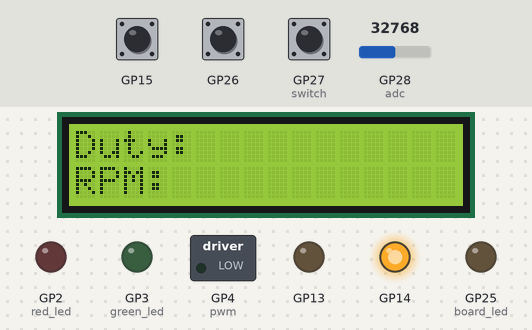
Simulated run of this program. Board: Raspberry Pi Pico running MicroPython. On the bench: 16×2 character LCD, switched loads named in the program (green lamp = pin HIGH), output pins drawn as LEDs (lit = HIGH). Inputs (shaded band) come from the test bench; at power-on: GP27 (switch) HIGH, GP28 (adc) = 32768, GP15 HIGH, GP26 HIGH (analog values on the 0–65535 scale). Threads take turns every 2 ms; library files of the repository ran but are not shown: pico_i2c_lcd.py; what the program prints to the serial console is not drawn.

Above: at 0.1 s.
1.4 s: GP27 (switch) pulled LOW for 0.15 s
At 2.8 s:
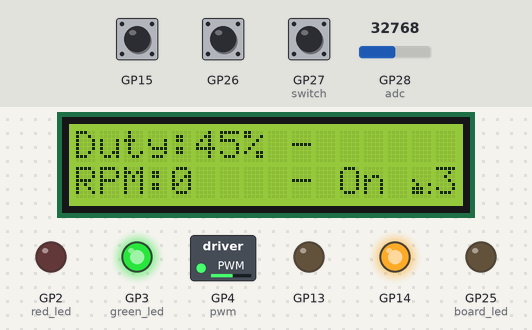
3.9 s: GP28 (adc) set to 19660
At 4.4 s:
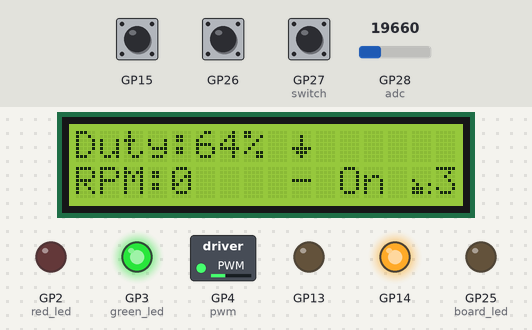
6.9 s: GP27 (switch) pulled LOW for 1 s
At 7.6 s:
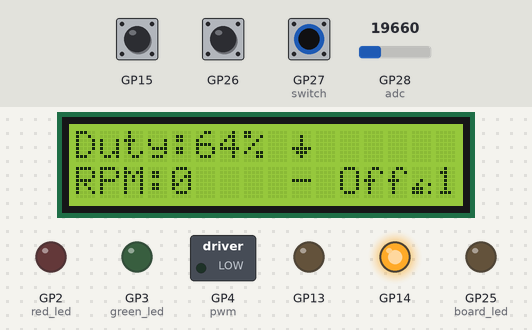
9.4 s: GP15 pulled LOW for 0.15 s
At 11.1 s:
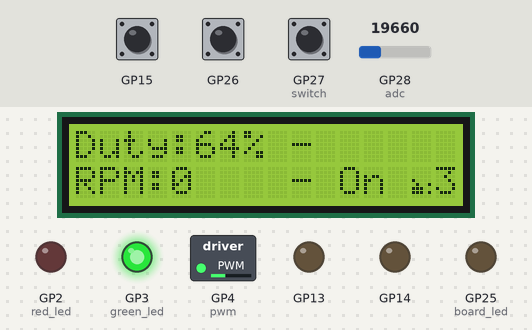
12.5 s: GP28 (adc) set to 7864
At 14.0 s:
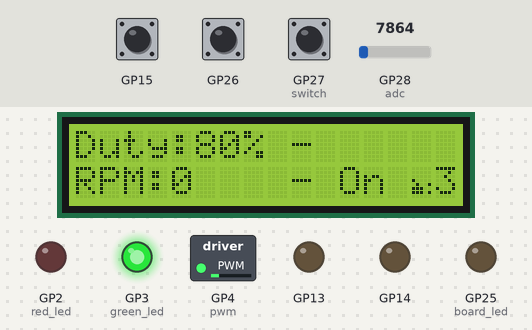
15.5 s: GP15 pulled LOW for 1 s
At 17.5 s:
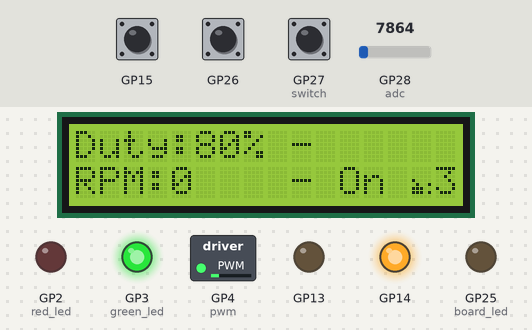
Timing chart, 0 to 19.0 s (numbered marks = the images above; inputs shaded):
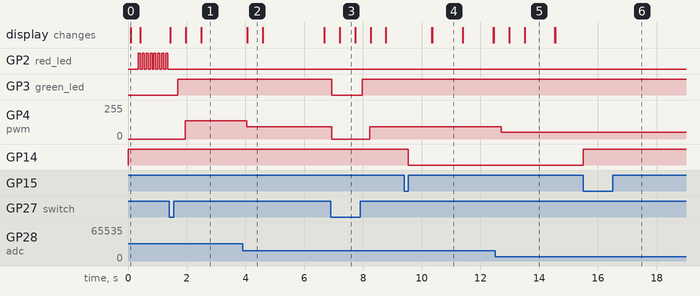

The program:

main.py
```python
import machine
import time
from machine import Pin, I2C, ADC, PWM, Signal
import uarray as array
from machine import WDT
from micropython import const
import _thread
import rp2
from rp2 import PIO, asm_pio
from pico_i2c_lcd import I2cLcd


pwm_freq = const(20)

machine.freq(133000000)
print("Current Frequency:" + str(machine.freq()))


def timed_function(f, *args, **kwargs):
    myname = str(f).split(' ')[1]

    def new_func(*args, **kwargs):
        t = time.ticks_us()
        result = f(*args, **kwargs)
        delta = time.ticks_diff(time.ticks_us(), t)
        print('Function {} Time = {:6.3f}ms'.format(myname, delta / 1000))
        return result

    return new_func


@asm_pio(sideset_init=PIO.OUT_HIGH)
def gate():
    """PIO to generate gate signal."""
    mov(x, osr)  # load gate time (in clock pulses) from osr
    wait(0, pin, 0)  # wait for input to go low
    wait(1, pin, 0)  # wait for input to go high - effectively giving us rising edge detection
    label("loopstart")
    jmp(x_dec, "loopstart").side(0)  # keep gate low for time programmed by setting x reg
    wait(0, pin, 0)  # wait for input to go low
    wait(1, pin, 0).side(1)  # set gate to high on rising edge
    irq(block, 0)  # set interrupt 0 flag and wait for system handler to service interrupt
    wait(1, irq, 4)  # wait for irq from clock counting state machine
    wait(1, irq, 5)  # wait for irq from pulse counting state machine


@asm_pio()
def clock_count():
    """PIO for counting clock pulses during gate low."""
    mov(x, osr)  # load x scratch with max value (2^32-1)
    wait(1, pin, 0)  # detect falling edge
    wait(0, pin, 0)  # of gate signal
    label("counter")
    jmp(pin, "output")  # as long as gate is low //
    jmp(x_dec, "counter")  # decrement x reg (counting every other clock cycle - have to multiply output value by 2)
    label("output")
    mov(isr, x)  # move clock count value to isr
    push()  # send data to FIFO
    irq(block, 4)  # set irq and wait for gate PIO to acknowledge


@asm_pio(sideset_init=PIO.OUT_HIGH)
def pulse_count():
    """PIO for counting incoming pulses during gate low."""
    mov(x, osr)  # load x scratch with max value (2^32-1)
    wait(1, pin, 0)
    wait(0, pin, 0).side(0)  # detect falling edge of gate
    label("counter")
    wait(0, pin, 1)  # wait for rising on pin 1
    wait(1, pin, 1)  # edge of input signal
    jmp(pin, "output")  # as long as gate is low //
    jmp(x_dec,
        "counter")  # decrement x req counting incoming pulses (probably will count one pulse less than it should - to be checked later)
    label("output")
    mov(isr, x).side(1)  # move pulse count value to isr and set pin to high to tell clock counting sm to stop counting
    push()  # send data to FIFO
    irq(block, 5)  # set irq and wait for gate PIO to acknowledge


def init_sm(freq, input_pin, gate_pin, pulse_fin_pin):
    """Starts state machines."""
    gate_pin.value(1)
    pulse_fin_pin.value(1)
    max_count = const((1 << 32) - 1)

    sm0 = rp2.StateMachine(0, gate, freq=freq, in_base=input_pin, sideset_base=gate_pin)
    sm0.put(freq)
    sm0.exec("pull()")

    sm1 = rp2.StateMachine(1, clock_count, freq=freq, in_base=gate_pin, jmp_pin=pulse_fin_pin)
    sm1.put(max_count)
    sm1.exec("pull()")

    sm2 = rp2.StateMachine(2, pulse_count, freq=freq, in_base=gate_pin, sideset_base=pulse_fin_pin, jmp_pin=gate_pin)
    sm2.put(max_count - 1)
    sm2.exec("pull()")

    sm1.active(1)
    sm2.active(1)
    sm0.active(1)

    return sm0, sm1, sm2


update_flag = False
data = array.array("I", [0, 0])


def counter_handler(sm):
    print("IRQ")
    global update_flag


    if not update_flag:
        sm0.put(133_000)
        sm0.exec("pull()")
        data[0] = sm1.get()  # clock count
        data[1] = sm2.get()  # pulse count

    update_flag = True
    return 0

# Blink LED state machine
@rp2.asm_pio(set_init=rp2.PIO.OUT_LOW)
def blink_rapid():
    set(pins, 0)
    wrap_target()
    set(pins, 1)   [31]
    nop()          [31]
    nop()          [31]
    nop()          [31]
    nop()          [31]
    set(pins, 0)   [31]
    nop()          [31]
    nop()          [31]
    nop()          [31]
    nop()          [31]
    wrap()

@rp2.asm_pio(set_init=rp2.PIO.OUT_LOW)
def blink_slowly():
    wrap_target()
    set(pins, 1)   [31]
    nop()          [31]
    nop()          [31]
    nop()          [31]
    nop()          [31]
    nop()[31]
    nop()[31]
    nop()[31]
    nop()[31]
    nop()[31]
    nop()[31]
    nop()[31]
    nop()[31]
    set(pins, 0)   [31]
    nop()          [31]
    nop()          [31]
    nop()          [31]
    nop()          [31]
    nop()[31]
    nop()[31]
    nop()[31]
    nop()[31]
    nop()[31]
    nop()[31]
    nop()[31]
    nop()[31]
    wrap()

@rp2.asm_pio(set_init=rp2.PIO.OUT_LOW)
def led_fade_on():
    set(pins, 1)

@rp2.asm_pio(set_init=rp2.PIO.OUT_LOW)
def led_fade_off():
    set(pins, 0)


# Initialize the state machines for RPM counting
sm0, sm1, sm2 = init_sm(133_000_000, Pin(15, Pin.IN, Pin.PULL_UP), Pin(14, Pin.OUT), Pin(13, Pin.OUT))
sm0.irq(counter_handler)


class Switch:
    def __init__(self, pin1, pin2):
        self.pin1 = Pin(pin1, Pin.IN, Pin.PULL_UP)
        self.pin2 = Pin(pin2, Pin.IN, Pin.PULL_UP)

    def switch_pos(self):

        if self.pin1.value() == 1 and self.pin2.value() == 1:
            return 2

        elif self.pin1.value() == 1 and self.pin2.value() == 0:
            return 3

        elif self.pin1.value() == 0 and self.pin2.value() == 1:
            return 1

        else:
            return -1


# Initialize LCD
i2c = I2C(0, sda=machine.Pin(0), scl=machine.Pin(1), freq=400000)
lcd = I2cLcd(i2c, 0x27, 2, 16)
lcd.clear()

# Initialize potentiometer
adc = ADC(Pin(28))
print("ADC Value: " + str(adc.read_u16()))

red_led = Pin(2, Pin.OUT)
green_led = Pin(3, Pin.OUT)
board_led = Pin(25, Pin.OUT)

# Switch
switch = Switch(27, 26)

# PWM for Motor
pwm = PWM(Pin(4))
pwm.freq(pwm_freq)
pwm.duty_u16(0)

e_stop_tripped_flag = False


# State machine for LED blinking and fading
red_blink_rapid = rp2.StateMachine(4, blink_rapid, freq=2400, set_base=red_led)
sm7 = rp2.StateMachine(7, led_fade_on, freq=2400, set_base=green_led)
sm6 = rp2.StateMachine(6, led_fade_off, freq=2401, set_base=green_led)

# def blink_red_rapid(state):
#     if state == 1:
#         red_blink_rapid.active(1)
#     else:
#         red_blink_rapid.active(0)


def fade_led(state):
    if state == 1:
        sm7.active(1)
        sm6.active(1)
    elif state == 2:
        sm7.active(1)
        sm6.active(0)
    else:
        sm7.active(0)
        sm6.active(1)

# def emergency_stop(pin):
#     global e_stop_tripped_flag
#     pwm.duty_u16(0)
#     fade_led(0)
#     red_blink_rapid.active(1)
#     # green_led.value(0)
#     lcd.clear()
#     lcd.putstr("Emergency Stop")
#     e_stop_tripped_flag = True


# Emergency stop
# emergency_stop_switch = Pin(6, Pin.IN, Pin.PULL_UP)
# emergency_stop_switch.irq(trigger=Pin.IRQ_FALLING, handler=emergency_stop)

def print_running_screen():
    lcd.clear()
    lcd.print_line_col_in_place(0, 0, "Duty:")
    lcd.print_line_col_in_place(1, 0, "RPM:")

    # lcd.print_line_col_in_place(0, 9, "|")
    # lcd.print_line_col_in_place(1, 9, "|")


def ramp_up_pwm(pwm_list, step_delay):
    global previous_set_duty
    print("Thread2: Ramping up Function")
    print("Thread2: PWM List: " + str(pwm_list))
    print("Thread2: Step Delay: " + str(step_delay))

    for i in pwm_list:
        if switch.switch_pos() == 1 or switch.switch_pos() == 2:
            break

        if not e_stop_tripped_flag:
            print("Thread2: New Duty: " + str(i))
            pwm.duty_u16(i)
            previous_set_duty = i
            time.sleep(step_delay)

    print("Thread2: Ramping up Function Complete")
    return 0


previous_set_duty = 0

def main():
    global update_flag, e_stop_tripped_flag, previous_set_duty

    print_running_screen()

    adc_value = 0
    duty_cycle = 0

    # LCD Refresh Rate
    lcd_refresh_time = 500
    lcd_start = time.ticks_ms()

    # Flag to prevent motor from starting when micro is powered on with switch in position 3
    switch_start_with_motor_on = True

    rpm_ramp_up_steps = const(4)
    rpm_ramp_up_step_time = const(1)
    ramp_up_function_enabled = False

    # History Variables
    # previous_set_duty = 0
    previous_rpm = 0


    # Define Custom Characters for LCD
    # 0 - up arrow
    # 1 - down arrow
    # 2 - Switch in position 3
    # 3 - Switch in position 2
    # 4 - Switch in position 1
    # 5 - E-Stop Tripped
    # 6 - E-Stop Not Tripped

    lcd.custom_char(0, bytearray([0b00000, 0b00100, 0b01110, 0b11111, 0b00100, 0b00100, 0b00100, 0b00000]))
    lcd.custom_char(1, bytearray([0b00000, 0b00100, 0b00100, 0b00100, 0b11111, 0b01110, 0b00100, 0b00000]))

    lcd.custom_char(2, bytearray([0b00000,0b00000,0b00000,0b10000,0b01001,0b11100,0b11101,0b00000])) # Switch in position 3
    lcd.custom_char(3, bytearray([0b00000,0b00000,0b00000,0b01000,0b01001,0b11100,0b11101,0b00000])) # Switch in position 2
    lcd.custom_char(4, bytearray([0b00000,0b00000,0b00000,0b00100,0b01001,0b11100,0b11101,0b00000])) # Switch in position 1

    while True:
        time.sleep(0.25) # Debug Delay Remove before Release

        # Todo check if rpm = 0 is needed in the while loop
        rpm = 0


        # Read RPM and switch.switch_pos() == 3
        if update_flag and not switch_start_with_motor_on:
            data[0] = sm1.get()  # clock count
            data[1] = sm2.get()  # pulse count
            clock_count = 2 * (max_count - data[0] + 1)  # 2 * (max count - clock count + 1)
            pulse_count = max_count - data[1]  # Max count - pulse count is the number of pulses counted
            freq = pulse_count * (133000208.6 / clock_count)
            rpm = int(freq / 6)
            print("RPM:   {}".format(rpm))
            update_flag = False

        # Read Potentiometer all the time
        # adc_value = adc.read_u16()
        adc_value = 65535 - adc.read_u16()
        adc_value = int(adc_value * 0.92)

        print("ADC Value: " + str(adc_value))

        # Read Potentiometer only if switch is in position 1 or 2
        # if switch.switch_pos() == 1 or switch.switch_pos() == 2:
        #     adc_value = 65535 - adc.read_u16()
        #     # print("ADC Value: " + str(adc_value))

        # If E Stop is not tripped, If tripped only mode 1 can reset it
        if not e_stop_tripped_flag:

            # Running mode.Motor is ON!,
            if switch.switch_pos() == 3 or switch.switch_pos() == 2:
                # Default Run Mode
                if not switch_start_with_motor_on:
                    print("Switch 3")
                    fade_led(0) # Turn off Green LED
                    fade_led(2) # Green LED ON Solid
                    red_blink_rapid.active(0) # Turn off Red LED Blinking

                    # Update the duty cycle on the display
                    duty_cycle = int((adc_value / 65535) * 100)
                    print("Duty Cycle: " + str(duty_cycle))

                    # Start Motor if at 0 rpm, ramp up to set point.
                    # Allows the motor controller to start up without adjusting the duty cycle
                    # This is to trick the treadmill motor to start up when set to a high duty cycle.
                    if rpm == 0 and ramp_up_function_enabled:
                        print("Ramping up")

                        adc_delta = adc_value / (rpm_ramp_up_steps - 1)
                        adc_step_list = [int(adc_delta * i) for i in range(rpm_ramp_up_steps)]
                        print("Adc Step Lists: " + str(adc_step_list))

                        # Ramp up PWM to set point in different thread to prevent blocking
                        thread_2 = _thread.start_new_thread(ramp_up_pwm, (adc_step_list, rpm_ramp_up_step_time))

                        previous_set_duty = adc_value


                        ramp_up_function_enabled = False

                    # Else just set duty cycle
                    else:
                        invert_adc = abs(65535 - adc_value)
                        pwm.duty_u16(invert_adc)
                        print("PWM Value: " + str(invert_adc))

                        # previous_set_duty = adc_value

                # If switch is in position 3 and the micro is powered on
                else:
                    red_blink_rapid.active(1)
                    lcd.clear()
                    lcd.print_line_col_in_place(0, 0, "Switch ")
                    lcd.print_char(0,7,chr(2))
                    lcd.print_line_col_in_place(0, 8, "3")
                    lcd.print_line_col_in_place(0, 9, "->")
                    lcd.print_char(0,12,chr(4))
                    lcd.print_line_col_in_place(0, 13, "1")
                    lcd.print_line_col_in_place(1, 0, "Move to Pos 1")

                    while True:
                        # Reset if switch is moved to position 1
                        if switch.switch_pos() == 1:
                            switch_start_with_motor_on = False
                            ramp_up_function_enabled = True

                            fade_led(0) # Turn off Green LED
                            red_blink_rapid.active(0) # Turn off Red LED Blinking

                            red_led.value(0) # Turn off Red LED

                            print_running_screen()
                            break


            # Adjusting mode. Motor is kept in last state,
            # Changing duty cycle is allowed in this mode
            # elif switch.switch_pos() == 2:
            #     print("Switch 2")
            #     # switch_start_with_motor_on = False
            #     fade_led(1)
            #     # green_led.value(0)
            #     # red_led.value(1)
            #     duty_cycle = int((adc_value / 65535) * 100)

                # pwm.duty_u16(0)

            # Safety mode. Motor is off
            elif switch.switch_pos() == 1:
                print("Switch 1")
                pwm.duty_u16(0)
                switch_start_with_motor_on = False
                ramp_up_function_enabled = True
                fade_led(0)
                # green_led.value(0)
                # red_led.value(0)
                duty_cycle = int((adc_value / 65535) * 100)


            # Update LCD every 500ms
            if time.ticks_diff(time.ticks_ms(), lcd_start) > lcd_refresh_time and not e_stop_tripped_flag:
                print("Updating LCD")

                # Print Mode and switch position on LCD
                if switch.switch_pos() == 1:
                    lcd.print_char(1,14,chr(4))
                    lcd.print_line_col_in_place(1, 15, "1")
                    lcd.print_line_col_in_place(1, 11, "Off")

                # elif switch.switch_pos() == 2:
                #     lcd.print_char(1, 14, chr(3))
                #     lcd.print_line_col_in_place(1, 15, "2")
                #     lcd.print_line_col_in_place(1, 11, "Adj")

                elif switch.switch_pos() == 3 or switch.switch_pos() == 2:

                    lcd.print_char(1, 14, chr(2))
                    lcd.print_line_col_in_place(1, 15, "3")
                    lcd.print_line_col_in_place(1, 13, " ")
                    lcd.print_line_col_in_place(1, 11, "On")

               # Print Duty Cycle on Display
                lcd.print_line_col_in_place(0, 5, "   ")
                lcd.print_line_col_in_place(0, 5, "%1.0f" % duty_cycle + "%")

                # If duty cycle changes update the change vector on the lcd
                if pwm.duty_u16() > previous_set_duty:
                    print(f"Duty Cycle Changed, prev: {previous_set_duty}, new: {pwm.duty_u16()}, diff: {pwm.duty_u16() - previous_set_duty}")
                    lcd.print_char(0, 9, chr(0))

                    # lcd.print_line_col_in_place(0, 0, "%1.0f" % pwm.duty_u16() + "%")
                    previous_set_duty = pwm.duty_u16()

                elif pwm.duty_u16()+1 < previous_set_duty:
                    print(f"Duty Cycle Changed, prev: {previous_set_duty}, new: {pwm.duty_u16()}, diff: {pwm.duty_u16()+1 - previous_set_duty}")
                    lcd.print_char(0, 9, chr(1))

                    # lcd.print_line_col_in_place(0, 0, "%1.0f" % pwm.duty_u16() + "%")
                    previous_set_duty = pwm.duty_u16()
                else:
                    lcd.print_line_col_in_place(0, 9, "-")

                # Print RPM Vector on LCD
                if abs(rpm-previous_rpm) > 5:
                    print("RPM Increased")
                    print("RPM Changed, prev: " + str(previous_rpm) + ", new: " + str(rpm))
                    lcd.print_char(1, 9, chr(0))
                    previous_rpm = rpm

                elif 5 > abs(rpm - previous_rpm) > 0:
                    print("RPM Decreased")
                    print("RPM Changed, prev: " + str(previous_rpm) + ", new: " + str(rpm))
                    lcd.print_char(1, 9, chr(1))
                    previous_rpm = rpm

                else:
                    lcd.print_line_col_in_place(1, 9, "-")

                # Print rpm if value has changed more than 5%
                # if abs(rpm - previous_rpm) > 5:
                #     print("RPM Changed, prev: " + str(previous_rpm) + ", new: " + str(rpm))
                #     lcd.print_line_col_in_place(1, 4, "    ")
                #     lcd.print_line_col_in_place(1, 4, "%1.0f" % rpm)
                #     previous_rpm = rpm

                lcd.print_line_col_in_place(1, 4, "    ")
                lcd.print_line_col_in_place(1, 4, str(rpm))

                lcd_start = time.ticks_ms()

        # # Reset E Stop
        # elif e_stop_tripped_flag:
        #     print(f"Resetting E Stop - {time.time()}")
        #     if switch.switch_pos() == 1 and emergency_stop_switch.value() == 1:
        #         e_stop_tripped_flag = False
        #         print("Switch 1")
        #         red_blink_rapid.active(0)
        #         # green_led.value(0)
        #         # red_led.value(0)
        #
        #         # Reset LCD after E Stop
        #         print_running_screen()


        # print("Duty Cycle: " + str(duty_cycle))


if __name__ == "__main__":
    main()
```

Measured:
- after the input at 1.4 s, GP2 (red_led): stops changing and stays LOW; GP3 (green_led): LOW → HIGH after 0.29 s; GP4 (pwm): 0/255 → 138/255 after 0.54 s; the display: first changes at once (image 1 shows a later state)
- after the input at 3.9 s, GP4 (pwm): 138/255 → 91/255 after 0.14 s; the display: changes after 0.16 s (image 2)
- after the input at 6.9 s, GP3 (green_led): HIGH → LOW at once, → HIGH 1.0 s later; GP4 (pwm): 91/255 → 0/255 at once, → 91/255 1.3 s later; the display: changes after 0.31 s (image 3)
- after the input at 9.4 s, GP14: HIGH → LOW after 0.15 s
- after the input at 12.5 s, GP4 (pwm): 91/255 → 49/255 after 0.20 s; the display: first changes after 0.48 s (image 5 shows a later state)
- after the input at 15.5 s, GP14: LOW → HIGH at once
- by itself, GP2 (red_led): alternates HIGH for 0.07 s and LOW for 0.07 s
